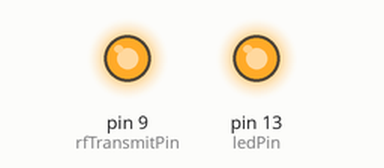
Recording of a sketch running on a simulated Arduino Uno, built with avr-gcc and run on an emulated ATmega328P. Parts: output pins drawn as LEDs (lit = HIGH).

Above: at 1.0 s.
At 55.3 s:
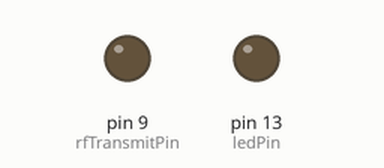
Timing chart, 0 to 59.8 s (numbered marks = the images above):
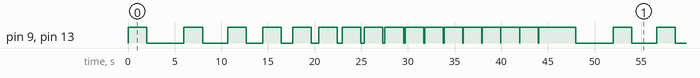

Measured:
- by itself, pin 9 (rfTransmitPin), pin 13 (ledPin): moves between LOW and HIGH, repeating every 46.0 s
- by itself, everything shown: repeats every 46.0 s, in 34 steps

The sketch:

rf-transmitter.ino
```cpp
/*
  RF Blink - Transmit sketch
     Written by ScottC 17 Jun 2014
     Arduino IDE version 1.0.5
     Website: http://arduinobasics.blogspot.com
     Transmitter: FS1000A/XY-FST
     Description: A simple sketch used to test RF transmission.
 ------------------------------------------------------------- */

 #define rfTransmitPin 9  //RF Transmitter pin = digital pin 4
 #define ledPin 13        //Onboard LED = digital pin 13

 void setup(){
   pinMode(rfTransmitPin, OUTPUT);
   pinMode(ledPin, OUTPUT);
 }

 void loop(){
   for(int i=4000; i>5; i=i-(i/3)){
     digitalWrite(rfTransmitPin, HIGH);     //Transmit a HIGH signal
     digitalWrite(ledPin, HIGH);            //Turn the LED on
     delay(2000);                           //Wait for 1 second

     digitalWrite(rfTransmitPin,LOW);      //Transmit a LOW signal
     digitalWrite(ledPin, LOW);            //Turn the LED off
     delay(i);                            //Variable delay
   }
 }
```
